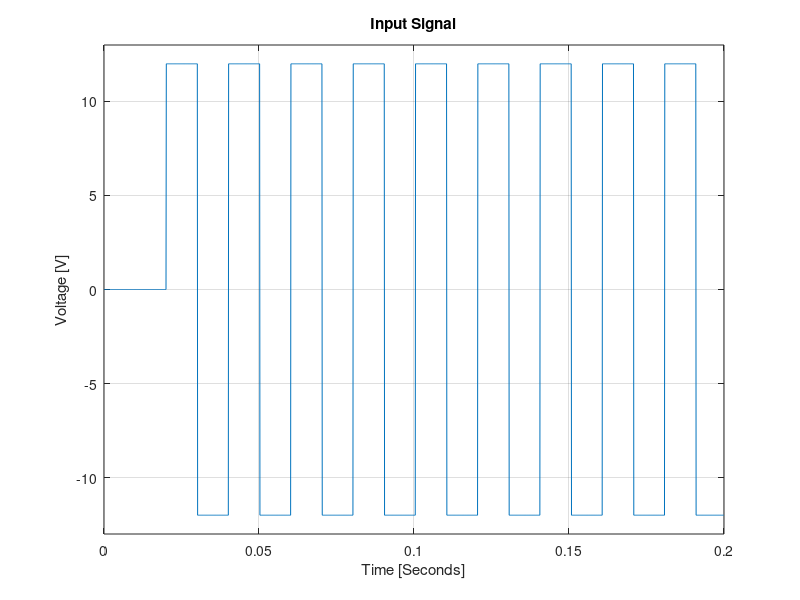
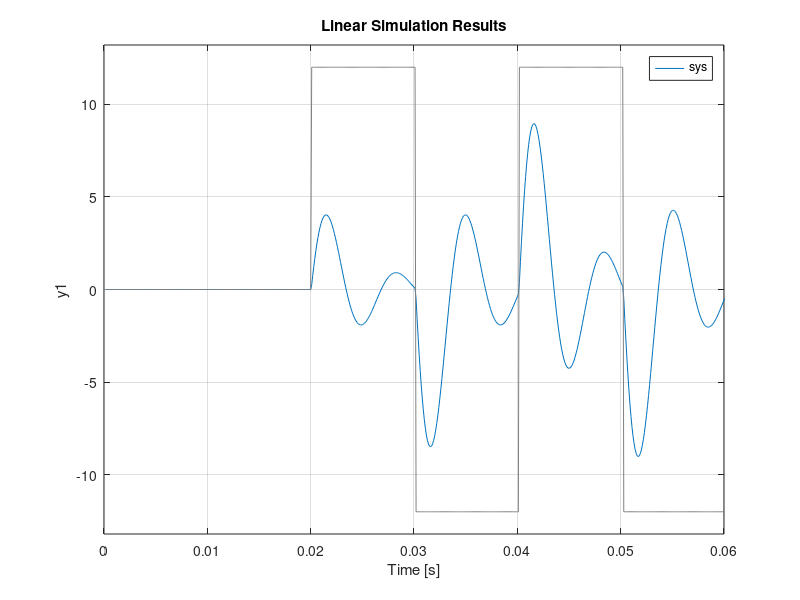

MATLAB code for these plots, in order: (Note: this script raises an error after producing the figures.)
%% Sistemas de Control II - FCEFyN (UNC) 
%
% Asignar valores a R= 220Ohm, L= 500mHy, y C= 2,2uF. Obtener simulaciones 
% que permitan estudiar la dinámica del sistema, con una entrada de tensión 
% escalón de 12V, que cada 10ms cambia de signo.
%
%%

clc; clear all;
close all;

%% State variables representation of the system.
% [xp] = A*[x] + B*[u]
% [y]  = C*[x] + D*[u]

%% Design Values

R= 220;
L= 500e-3;
C= 2.2e-6;

%% Operation point.
Il(1)  = 0;
Vcl(1) = 0; 
y(1)   = 0;

Xop    = [0 0]';
x      = [Il(1) Vcl(1)]';

%% State variables.
A= [-R/L -1/L; 1/C 0];   % State matrix
B= [1/L; 0];             % Input matrix
c= [R 0];                % Output matrix
D= 0;                    % Direct transmission matrix

%% Function state space model
sys= ss(A, B, c, D);

[num, den]= ss2tf(A, B, c, D);
% Build transfer function.
G= tf(num, den)

%% System Analysis
% Obtain poles.
poles= pole(G)
damp(G)
[wn, zeta]= damp(G);
wn(1);
zeta(1);
% Analysis of zeta
% zeta= 0.2310 
% 0<zeta<1 underdamped temporal response.

% Calculate damped angular frequency (wd).
wd= wn(1)*sqrt(1-(zeta(1)^2))
%wd= 927.7343 rad/seg.

% Calculate natural period Tn.
Tn= (2*pi)/wd;

% Integration time. 
tint= Tn/100

% Simulation time.
% tsim= 3*log(0.05)/(real(poles(1)))
tsim= 10000;     % Arbitrarily determinated.
% Three times of time which exp(lambda2*t) reachs 5%.

h= tsim/tint;

%% Input signal
% Step time.
h= 0.0001;  % Step of 0.1ms.

t= 0: h: 0.1999;    % Time vector ranged 0s until 200ms (step= 0.1ms). 
                    % (defined by h). We have 2000 positions.
u= zeros(size(t));  % Input signal.
variable= 0; % Counts 10ms/h= 100 steps.
             % Switch voltage each 10ms.

for i = 1:length(t)
    
    if t(i) <= 0.02
        u(i)= 0; % Firs 20ms takes zero (0) value.
    elseif t(i) > 0.02 && variable<=(0.01/h)  % Take 100 steps= 10ms.
        u(i) = 12;
        variable=variable+1;
    elseif t(i) > 0.02 && variable>(0.01/h)
        u(i) = -12;
        variable=variable+1;
    end
    
    if variable>(2*(0.01/h)) % Reset
        variable=0;
    end
end

%% Plot input signal (u)

figure(1);
plot(t, u);
grid on;
%xlim([0, 0.02]);
ylim([-13, 13]);
xlabel('Time [Seconds]');
ylabel('Voltage [V]');
title('Input Signal');


%% State-Space Model Simulation
figure(2);
lsim(sys, u, t);
xlim([0, 0.06])
z= lsim(sys, u, t);
%size(z)
%size(t')
data= [t', z];
grid on;

%% Generate .csv file
%csvwrite('simulation1.csv', data);
filename= 'Generated Data/simulation1.csv';

headers= {'Time [Seconds]', 'Amplitude [V]'};
fi= fopen(filename, 'w');
fprintf(fi, '%s,%s\n', headers{:});
fclose(fi);
writematrix(data, filename, 'WriteMode', 'append');